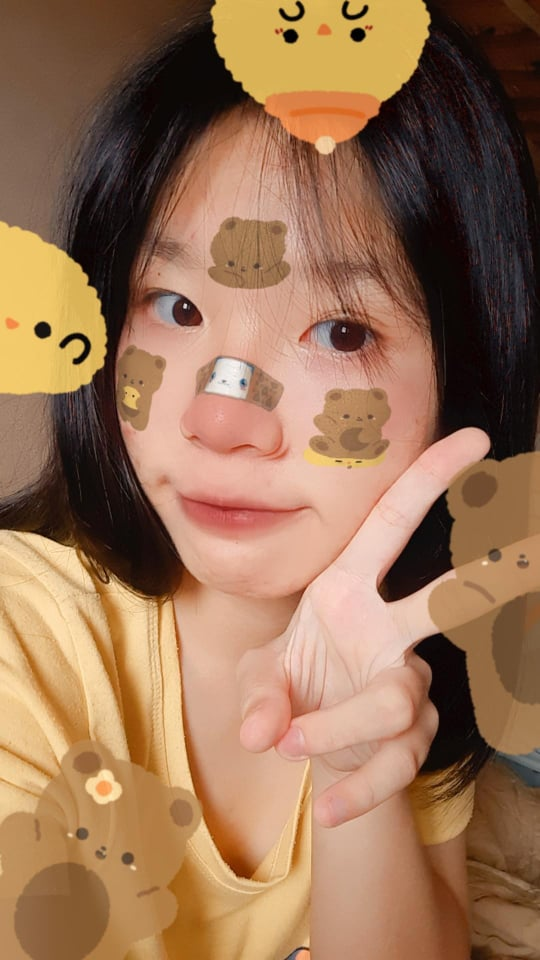
#> input picture Movement_Project/pic.jpg, 540 x 960 px, given in place of the camera
$ python webcam.py
#> lines starting #> are read from the running program, lines starting #| are printed output that depends on the picture
import cv2
video = cv2.VideoCapture(0)

first_frame = None

while True:
    check,frame = video.read()
#> frame is the input picture: shape (960, 540, 3); mean B, G, R 85.1, 114.4, 152.7
    status = 0
    gray = cv2.cvtColor(frame,cv2.COLOR_BGR2GRAY)
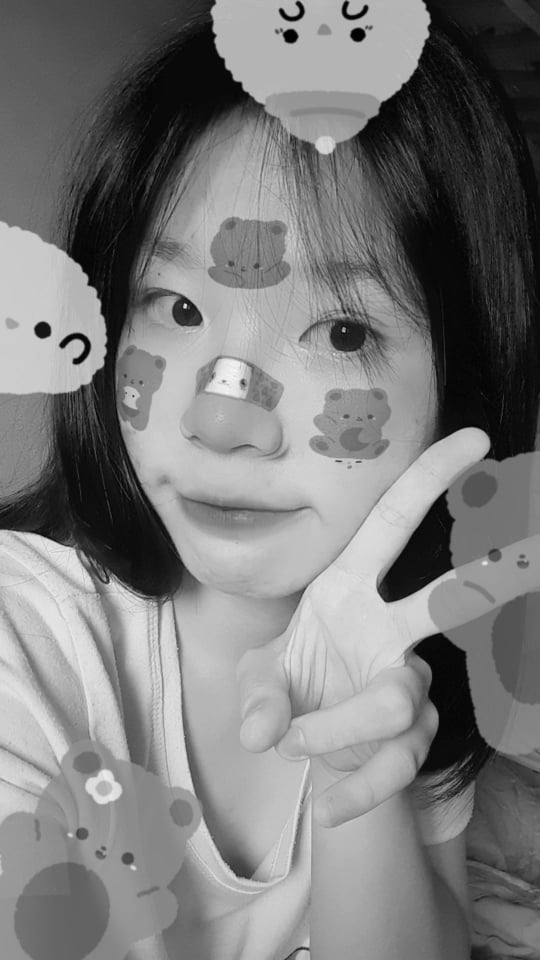
#> gray: shape (960, 540); min 0, max 250, mean 122.5
    gray = cv2.GaussianBlur(gray,(21,21),0)
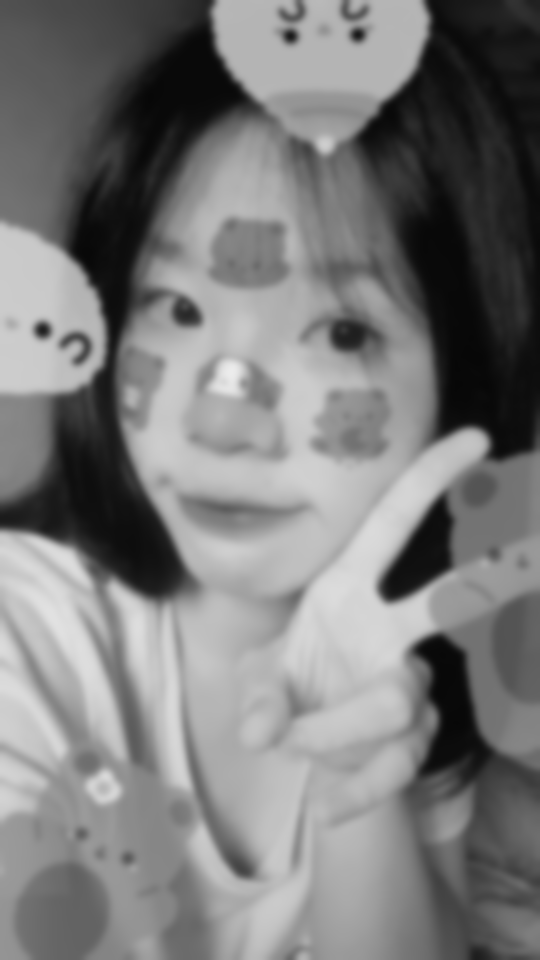
#> gray: shape (960, 540); min 7, max 236, mean 122.5

    if first_frame is None:
        first_frame = gray
        continue

    deltaframe = cv2.absdiff(first_frame,gray)
    thread_delta = cv2.threshold(deltaframe,30,255,cv2.THRESH_BINARY)[1]
    thread_delta = cv2.dilate(thread_delta,None,iterations=2)

    (conts,_) = cv2.findContours(thread_delta.copy(),cv2.RETR_EXTERNAL,cv2.CHAIN_APPROX_SIMPLE)
    for cont in conts:
        if cv2.contourArea(cont) < 1000:
            continue
        status=1
        (x,y,w,h) = cv2.boundingRect(cont)
        cv2.rectangle(frame,(x,y),(x+w,y+h),(0,255,0),3)

    cv2.imshow("Cap",gray)
    cv2.imshow("Frame",deltaframe)
    cv2.imshow("thresshold",thread_delta)
    cv2.imshow("Color frame",frame)
    print(gray)
    print(status)
    key = cv2.waitKey(1)
    if key == 1:
        break
video.release()
cv2.destroyAllWindows

$ run again, on Movement_Project/Lighthouse.jpg
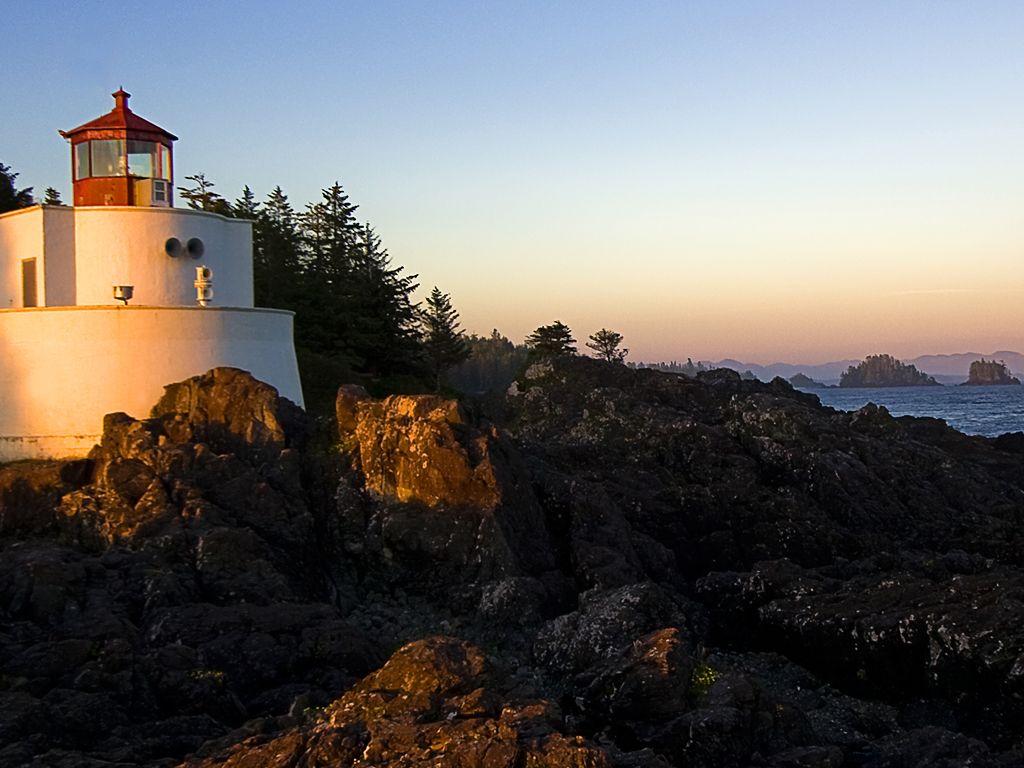
#> input picture Movement_Project/Lighthouse.jpg, 1024 x 768 px, given in place of the camera
#> frame is the input picture: shape (768, 1024, 3); mean B, G, R 98.4, 100.9, 104.2
#> `gray = cv2.cvtColor(frame,cv2.COLOR_BGR2GRAY)`:
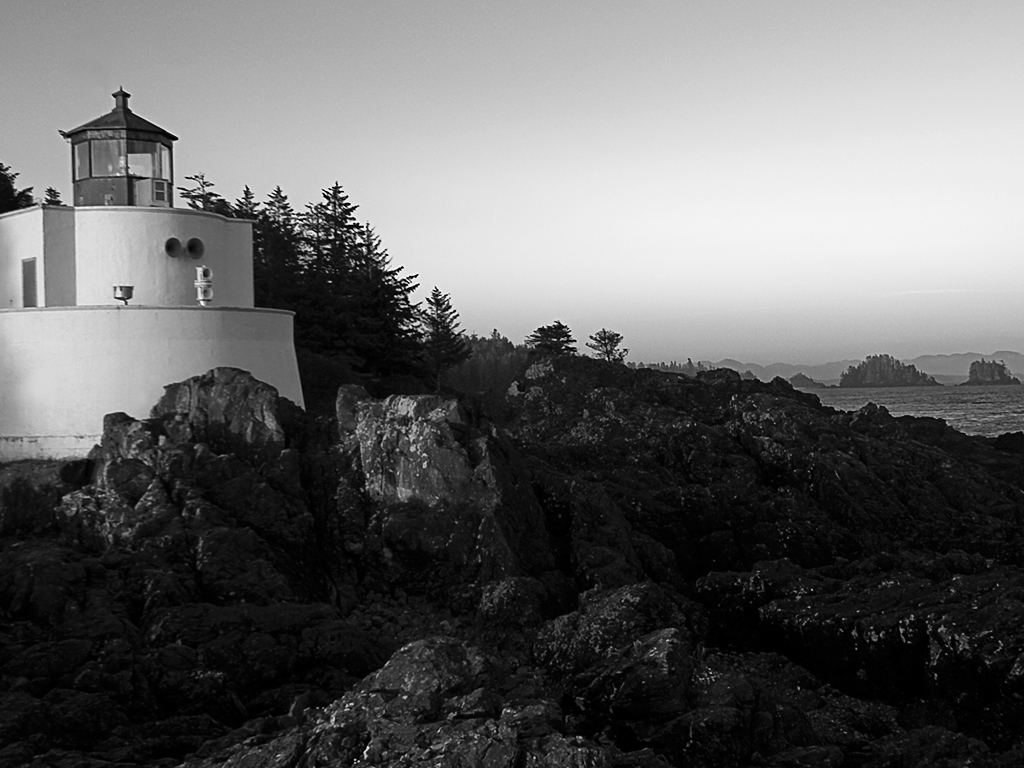
#> gray: shape (768, 1024); min 0, max 255, mean 101.6
#> `gray = cv2.GaussianBlur(gray,(21,21),0)`:
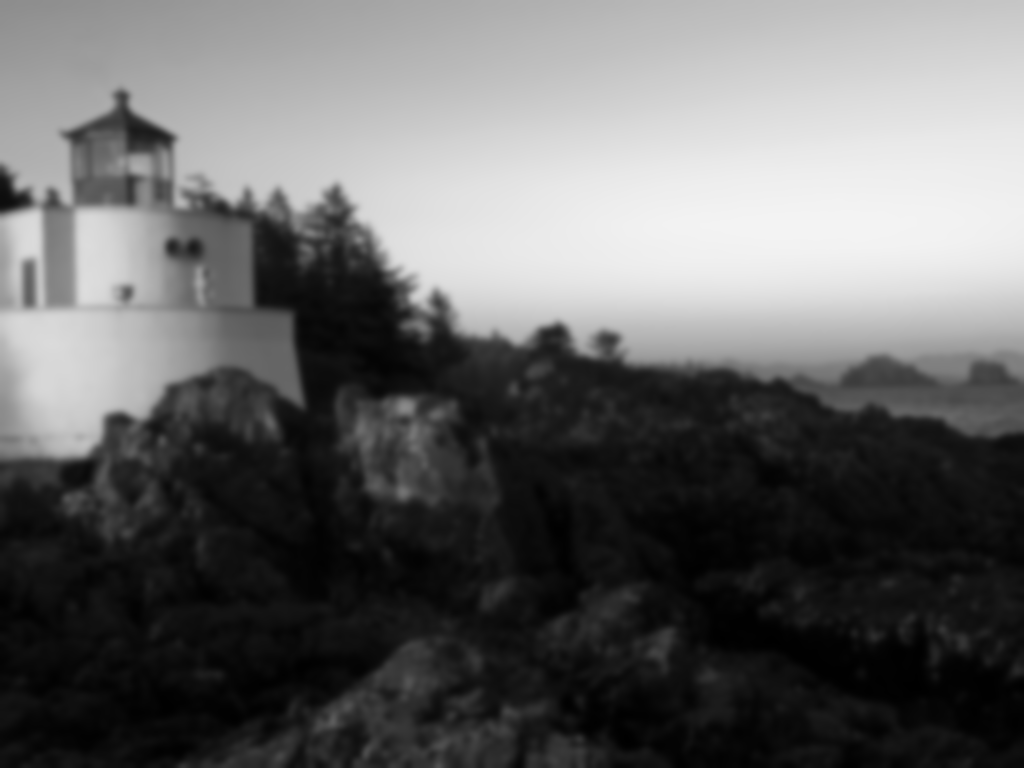
#> gray: shape (768, 1024); min 0, max 243, mean 101.6

$ run again, on Movement_Project/galaxy.jpg
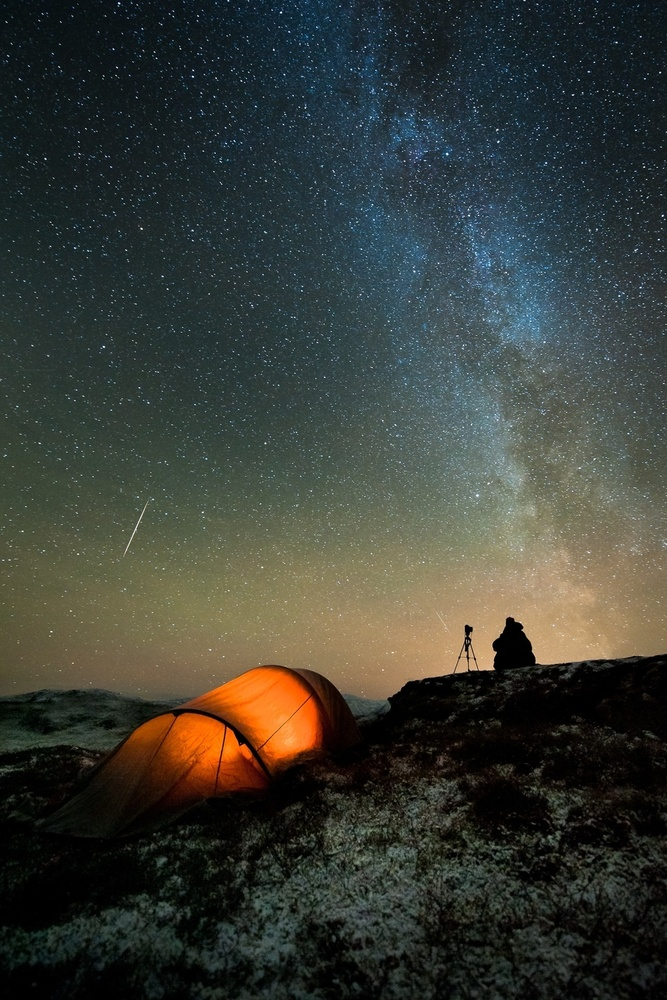
#> input picture Movement_Project/galaxy.jpg, 667 x 1000 px, shrunk from 990 x 1485 before the run, given in place of the camera
#> frame is the input picture: shape (1000, 667, 3); mean B, G, R 53.4, 60.3, 56.8
#> `gray = cv2.cvtColor(frame,cv2.COLOR_BGR2GRAY)`:
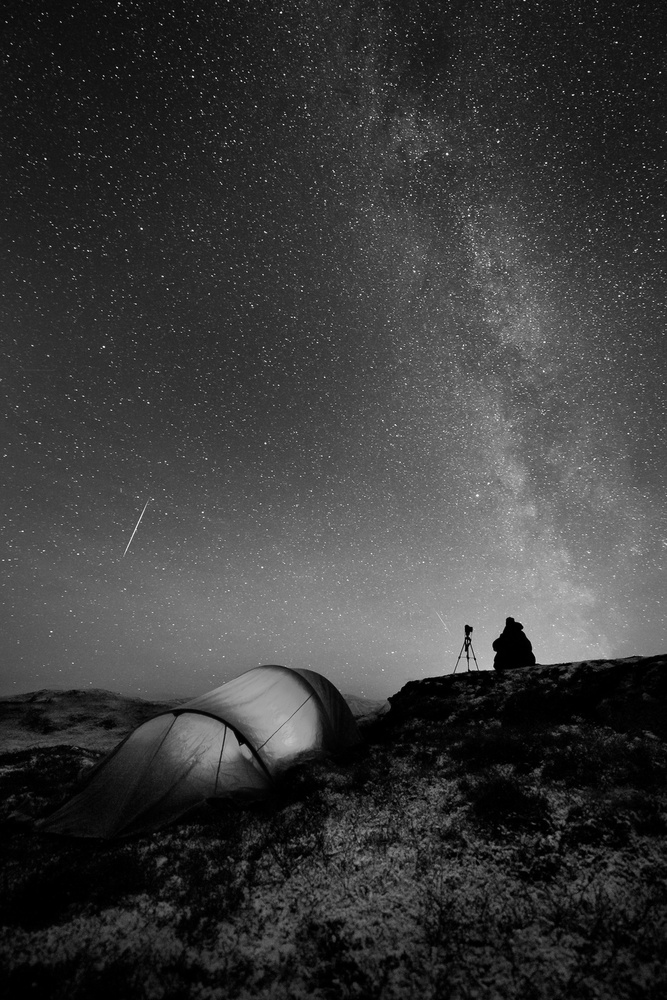
#> gray: shape (1000, 667); min 0, max 253, mean 58.5
